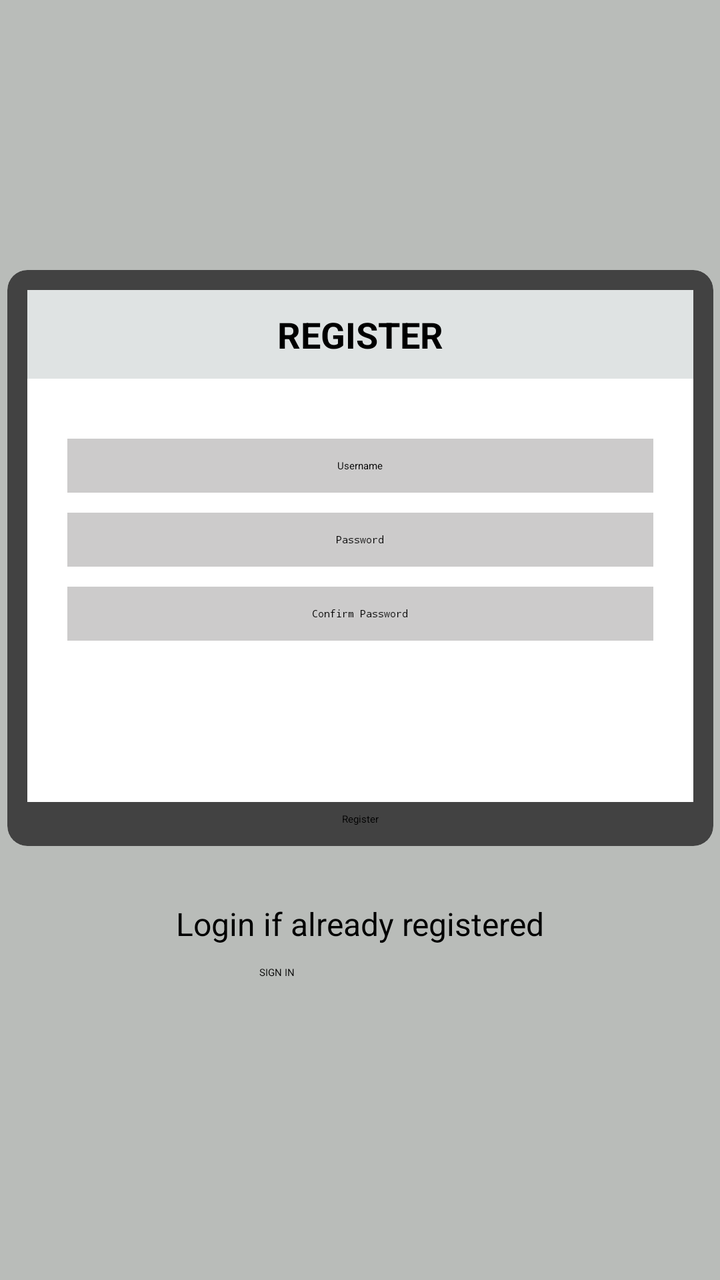
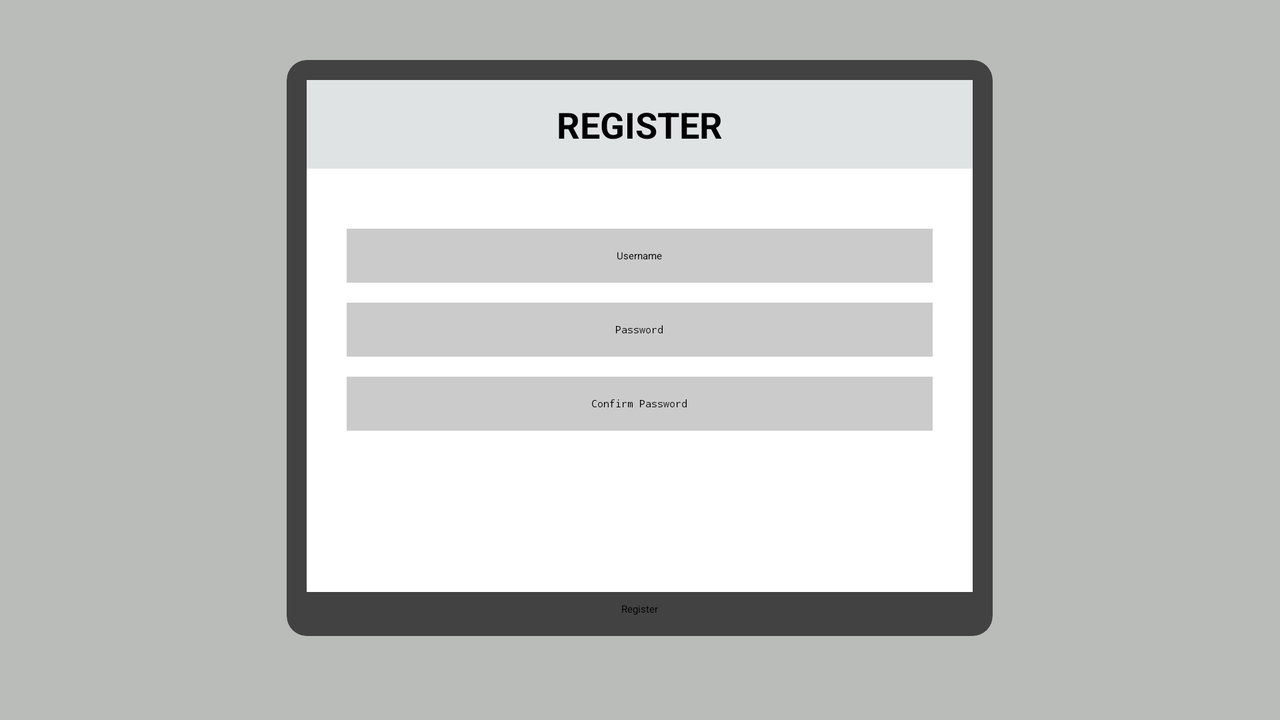

First picture: res/layout/ on a phone held upright. Second picture: the repository's own variant of that layout, on a device whose configuration matches the variant's folder. Source for both follows.
<!-- AndroidManifest.xml: application theme Theme.TodoApp -->
<!-- res/layout/activity_signup.xml -->
<?xml version="1.0" encoding="utf-8"?>
<androidx.constraintlayout.widget.ConstraintLayout xmlns:android="http://schemas.android.com/apk/res/android"
    xmlns:app="http://schemas.android.com/apk/res-auto"
    xmlns:tools="http://schemas.android.com/tools"
    android:layout_width="match_parent"
    android:layout_height="match_parent"
    android:background="#B9BCB9"
    tools:context=".SignupActivity">

    
    <androidx.cardview.widget.CardView
        android:id="@+id/cardView3"
        android:layout_width="353dp"
        android:layout_height="wrap_content"
        android:layout_marginTop="135dp"
        android:layout_marginBottom="214dp"
        android:background="#77EA7C"
        app:cardCornerRadius="10dp"
        app:layout_constraintBottom_toBottomOf="parent"
        app:layout_constraintEnd_toEndOf="parent"
        app:layout_constraintStart_toStartOf="parent"
        app:layout_constraintTop_toTopOf="parent"
        app:layout_constraintVertical_bias="0.0">

        
        <LinearLayout
            android:layout_width="match_parent"
            android:layout_height="wrap_content"
            android:orientation="vertical"
            android:padding="10dp">

            
            <LinearLayout
                android:layout_width="match_parent"
                android:layout_height="256dp"
                android:background="#FFFFFF"
                android:orientation="vertical">

                
                <TextView
                    android:id="@+id/signup_activity_tv_title"
                    android:layout_width="match_parent"
                    android:layout_height="wrap_content"
                    android:layout_marginBottom="30dp"
                    android:gravity="center"
                    android:background="#DFE3E3"
                    android:padding="10dp"
                    android:text="REGISTER"
                    android:textColor="#000000"
                    android:textSize="18sp"
                    android:textStyle="bold" />

                
                <EditText
                    android:id="@+id/login_activity_et_name"
                    android:layout_width="match_parent"
                    android:layout_height="wrap_content"
                    android:layout_marginLeft="20dp"
                    android:layout_marginRight="20dp"
                    android:layout_marginBottom="10dp"
                    android:background="#FFFFFF"
                    android:backgroundTint="#CCCBCB"
                    android:ems="10"
                    android:gravity="center_horizontal"
                    android:hapticFeedbackEnabled="false"
                    android:hint="@string/username_signup_hint"
                    android:inputType="textPersonName"
                    android:padding="10dp" />

                
                <EditText
                    android:id="@+id/login_activity_et_password"
                    android:layout_width="match_parent"
                    android:layout_height="wrap_content"
                    android:layout_marginLeft="20dp"
                    android:layout_marginRight="20dp"
                    android:layout_marginBottom="10dp"
                    android:background="#FFFFFF"
                    android:backgroundTint="#CCCBCB"
                    android:ems="10"
                    android:gravity="center_horizontal"
                    android:hint="@string/password_signup_hint"
                    android:inputType="textPersonName|textPassword"
                    android:padding="10dp" />

                
                <EditText
                    android:id="@+id/signup_activity_et_confirm_pass"
                    android:layout_width="match_parent"
                    android:layout_height="wrap_content"
                    android:layout_marginLeft="20dp"
                    android:layout_marginTop="0dp"
                    android:layout_marginRight="20dp"
                    android:layout_marginBottom="0dp"
                    android:background="#FFFFFF"
                    android:backgroundTint="#CCCBCB"
                    android:ems="10"
                    android:gravity="center_horizontal"
                    android:hint="@string/cp_signup_hint"
                    android:inputType="textPassword"
                    android:padding="10dp" />

            </LinearLayout>

            
            <Button
                android:id="@+id/login_activity_btn_login"
                android:layout_width="match_parent"
                android:layout_height="wrap_content"
                android:layout_gravity="center"
                android:layout_marginTop="5dp"
                android:gravity="center"
                android:text="@string/signup"
                android:textColor="#000000"
                app:backgroundTint="#F1E047" />

        </LinearLayout>

    </androidx.cardview.widget.CardView>

    
    <LinearLayout
        android:layout_width="290dp"
        android:layout_height="105dp"
        android:orientation="vertical"
        app:layout_constraintBottom_toBottomOf="parent"
        app:layout_constraintEnd_toEndOf="parent"
        app:layout_constraintHorizontal_bias="0.495"
        app:layout_constraintStart_toStartOf="parent"
        app:layout_constraintTop_toBottomOf="@+id/cardView3"
        app:layout_constraintVertical_bias="0.25">

        
        <TextView
            android:id="@+id/textView7"
            android:layout_width="match_parent"
            android:layout_height="wrap_content"
            android:gravity="center"
            android:text="Login if already registered"
            android:textColor="#000000"
            android:textSize="16sp" />

        
        <Button
            android:id="@+id/signup_activity_btn_login"
            android:layout_width="100dp"
            android:layout_height="wrap_content"
            android:layout_gravity="center"
            android:layout_marginTop="10dp"
            android:text="@string/login"
            android:textColor="#000000"
            app:backgroundTint="#F1E047" />
    </LinearLayout>

</androidx.constraintlayout.widget.ConstraintLayout>
<!-- resources referenced by this layout -->
<resources>
  <string name="cp_signup_hint">Confirm Password</string>
  <string name="login">SIGN IN</string>
  <string name="password_signup_hint">Password</string>
  <string name="signup">Register</string>
  <string name="username_signup_hint">Username</string>
</resources>
<!-- res/layout-land/activity_signup.xml (the repository's variant of the layout above) -->
<!-- drawn on the phone turned sideways -->
<?xml version="1.0" encoding="utf-8"?>
<androidx.constraintlayout.widget.ConstraintLayout xmlns:android="http://schemas.android.com/apk/res/android"
    xmlns:app="http://schemas.android.com/apk/res-auto"
    xmlns:tools="http://schemas.android.com/tools"
    android:layout_width="match_parent"
    android:layout_height="match_parent"
    android:background="#B9BCB9"
    tools:context=".SignupActivity">

    
    <ScrollView
        android:layout_width="match_parent"
        android:layout_height="match_parent">

        
        <LinearLayout
            android:layout_width="match_parent"
            android:layout_height="match_parent"
            android:orientation="vertical">

            
            <androidx.cardview.widget.CardView
                android:id="@+id/cardView3"
                android:layout_width="353dp"
                android:layout_height="wrap_content"
                android:layout_gravity="center"
                android:layout_marginTop="30dp"
                android:layout_marginBottom="50dp"
                android:background="#77EA7C"
                app:cardCornerRadius="10dp">

                
                <LinearLayout
                    android:layout_width="match_parent"
                    android:layout_height="wrap_content"
                    android:orientation="vertical"
                    android:padding="10dp">

                    
                    <LinearLayout
                        android:layout_width="match_parent"
                        android:layout_height="256dp"
                        android:background="#FFFFFF"
                        android:orientation="vertical">

                        
                        <TextView
                            android:id="@+id/signup_activity_tv_title"
                            android:layout_width="match_parent"
                            android:layout_height="wrap_content"
                            android:layout_marginBottom="30dp"
                            android:background="#DFE3E3"
                            android:gravity="center"
                            android:padding="10dp"
                            android:text="REGISTER"
                            android:textColor="#000000"
                            android:textSize="18sp"
                            android:textStyle="bold" />

                        
                        <EditText
                            android:id="@+id/login_activity_et_name"
                            android:layout_width="match_parent"
                            android:layout_height="wrap_content"
                            android:layout_marginLeft="20dp"
                            android:layout_marginRight="20dp"
                            android:layout_marginBottom="10dp"
                            android:background="#FFFFFF"
                            android:backgroundTint="#CCCBCB"
                            android:ems="10"
                            android:gravity="center_horizontal"
                            android:hapticFeedbackEnabled="false"
                            android:hint="@string/username_signup_hint"
                            android:inputType="textPersonName"
                            android:padding="10dp" />

                        
                        <EditText
                            android:id="@+id/login_activity_et_password"
                            android:layout_width="match_parent"
                            android:layout_height="wrap_content"
                            android:layout_marginLeft="20dp"
                            android:layout_marginRight="20dp"
                            android:layout_marginBottom="10dp"
                            android:background="#FFFFFF"
                            android:backgroundTint="#CCCBCB"
                            android:ems="10"
                            android:gravity="center_horizontal"
                            android:hint="@string/password_signup_hint"
                            android:inputType="textPersonName|textPassword"
                            android:padding="10dp" />

                        
                        <EditText
                            android:id="@+id/signup_activity_et_confirm_pass"
                            android:layout_width="match_parent"
                            android:layout_height="wrap_content"
                            android:layout_marginLeft="20dp"
                            android:layout_marginTop="0dp"
                            android:layout_marginRight="20dp"
                            android:layout_marginBottom="0dp"
                            android:background="#FFFFFF"
                            android:backgroundTint="#CCCBCB"
                            android:ems="10"
                            android:gravity="center_horizontal"
                            android:hint="@string/cp_signup_hint"
                            android:inputType="textPassword"
                            android:padding="10dp" />

                    </LinearLayout>

                    
                    <Button
                        android:id="@+id/login_activity_btn_login"
                        android:layout_width="match_parent"
                        android:layout_height="wrap_content"
                        android:layout_gravity="center"
                        android:layout_marginTop="5dp"
                        android:gravity="center"
                        android:text="@string/signup"
                        android:textColor="#000000"
                        app:backgroundTint="#F1E047" />

                </LinearLayout>

            </androidx.cardview.widget.CardView>

            
            <LinearLayout
                android:layout_width="290dp"
                android:layout_height="105dp"
                android:layout_gravity="center"
                android:orientation="vertical">

                
                <TextView
                    android:id="@+id/textView7"
                    android:layout_width="match_parent"
                    android:layout_height="wrap_content"
                    android:gravity="center"
                    android:text="Login if already registered"
                    android:textColor="#000000"
                    android:textSize="16sp" />

                
                <Button
                    android:id="@+id/signup_activity_btn_login"
                    android:layout_width="100dp"
                    android:layout_height="wrap_content"
                    android:layout_gravity="center"
                    android:layout_marginTop="10dp"
                    android:text="@string/login"
                    android:textColor="#000000"
                    app:backgroundTint="#F1E047" />
            </LinearLayout>

        </LinearLayout>
    </ScrollView>

</androidx.constraintlayout.widget.ConstraintLayout>
